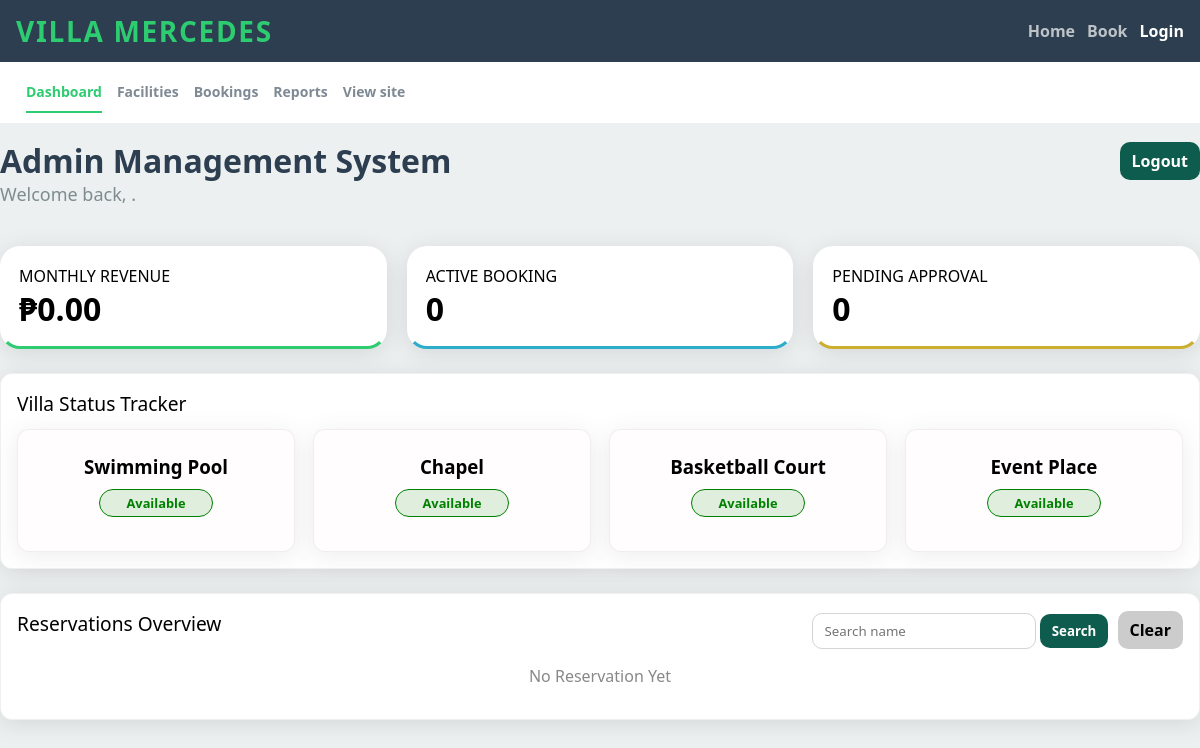
/admin/dashboard.php, run on an earlier commit of the app's database.
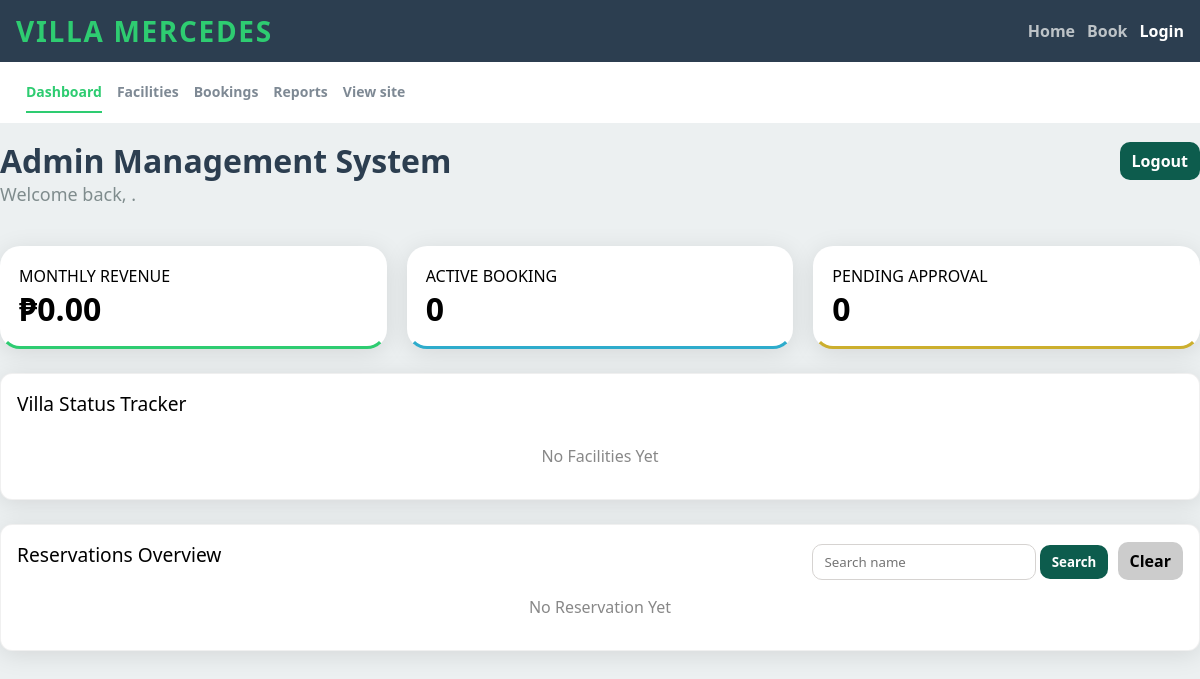
And on a later commit of the database.
### tables this page shows
CREATE TABLE IF NOT EXISTS `facilities` (
  `id` int NOT NULL AUTO_INCREMENT,
  `name` varchar(255) NOT NULL,
  `description` text NOT NULL,
  `image_filename` varchar(255) DEFAULT NULL,
  `capacity` int NOT NULL,
  `rate_amount` decimal(10,2) NOT NULL,
  `rate_unit` enum('Per Day','Per Session') NOT NULL,
  `created_at` timestamp NULL DEFAULT CURRENT_TIMESTAMP,
  PRIMARY KEY (`id`)
) AUTO_INCREMENT=2000;

### utils/helper.php (called while the page is built, shortened)
<?php
function e(?string $value): string
{
    return htmlspecialchars((string) $value, ENT_QUOTES | ENT_HTML5, 'UTF-8');
}

### admin/dashboard.php (the view, shortened to what the changed rows need)
<?php
require_once '../utils/helper.php';
$conn =connection();
$stmt = $conn->prepare("SELECT * FROM facilities");
$stmt->execute();
$result = $stmt->get_result();
$revenueStmt = $conn->prepare("
    SELECT SUM(payment_amount) AS total_revenue
    FROM bookings
    WHERE status = 'Completed'
    AND payment_status = 'Paid'
    AND MONTH(created_at) = MONTH(CURDATE())
    AND YEAR(created_at) = YEAR(CURDATE())
");
$revenueStmt->execute();
$revenueResult = $revenueStmt->get_result()->fetch_assoc();
$total_revenue = $revenueResult['total_revenue'] ?? 0;
$activeStmt = $conn->prepare("
    SELECT COUNT(*) AS total
    FROM bookings
    WHERE status = 'Confirmed'
");
$activeStmt->execute();
$activeResult = $activeStmt->get_result()->fetch_assoc();
$active_booking = $activeResult['total'];
$pendingStmt = $conn->prepare("
    SELECT COUNT(*) AS total
    FROM bookings
    WHERE status = 'Pending'
");
$pendingStmt->execute();
$pendingResult = $pendingStmt->get_result()->fetch_assoc();
$pending_approval = $pendingResult['total'];
$occupiedFacilities = [];
?>
<!DOCTYPE html>
<html lang="en">
<head>
    <link rel="stylesheet" href="../resources/css/header-footer.css">
    <link rel="stylesheet" href="../resources/css/admin-nav.css">
    <link rel="stylesheet" href="../resources/css/dashboard.css">
</head>
<body>
    <main class="main-dashboard">
        <div class="container page-head">
            <div class="dashboard-title-block">
                <div class="h1-row">
                    <h1>Admin Management System</h1>
                </div>
            </div>
        </div>
        <div class="container summary-container">
            <div class="summary-card monthly">
                <h1><?= e('₱' . number_format($total_revenue, 2)) ?></h1>
            </div>
            <div class="summary-card active-booking">
                <h1><?= $active_booking ?></h1>
            </div>
            <div class="summary-card pending">
                <h1><?= $pending_approval ?></h1>
            </div>
        </div>
        <div class="container facility-container">
            <div class="divider">
                <?php if($result->num_rows > 0): ?>
                    <?php while($row = $result->fetch_assoc()): ?>
                        <div class="facility-card">
                            <h3><?= e($row['name']) ?></h3>
                            <?php
                                $status = in_array($row['id'], $occupiedFacilities)
                                    ? 'Occupied'
                                    : 'Available';
                            ?>
                                <p class="status <?= $status ?>">
                                    <?= $status ?>
                                </p>
                        </div>
                    <?php endwhile;?>
                <?php else: ?>
                    <p class="no-data">No Facilities Yet</p>
                <?php endif; ?>
            </div>
        </div>
    </main>
</body>
</html>

What changed in the data, as far as the page shows it:
removed facilities: name "Swimming Pool", id "Available"
removed facilities: name "Chapel", id "Available"
removed facilities: name "Basketball Court", id "Available"
removed facilities: name "Event Place", id "Available"
Also different on the page:
text now shown: "No Facilities Yet"
